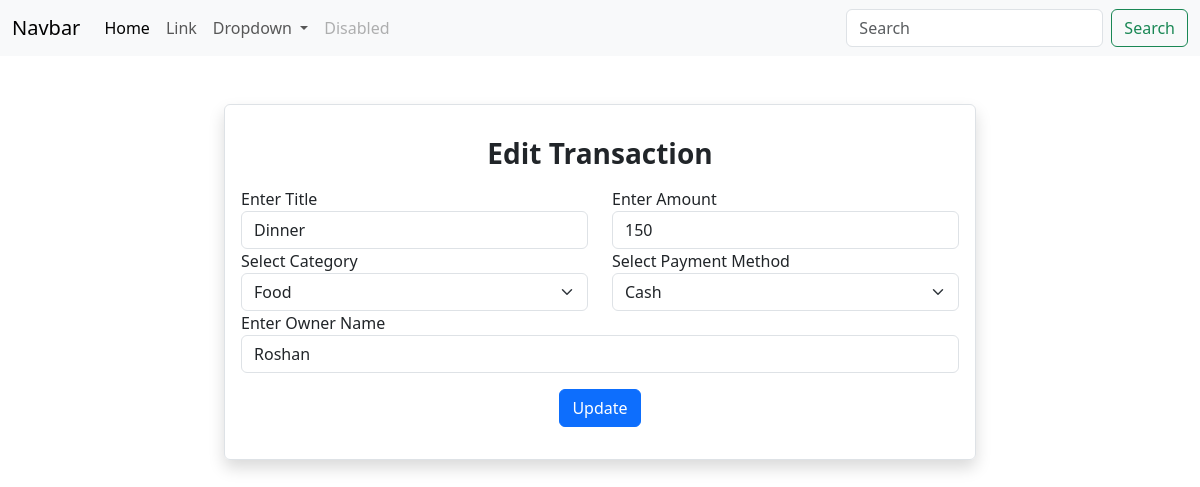
Page /transaction/2/change/ on the committed database.
### myapp/models.py (models this page shows, shortened)
class Transactions(models.Model):
    title = models.CharField(max_length=50)
    amount = models.PositiveIntegerField()
    category_object = models.ForeignKey(Category,on_delete=models.CASCADE)
    payment_options = (
        ("cash","Cash"),
        ("upi","UPI"),
        ("card","Card")
    )
    payment_method = models.CharField(max_length=200,choices=payment_options,default="cash")
    created_date = models.DateTimeField(auto_now_add=True)
    user = models.CharField(max_length=200)

### myapp/views.py (the view, shortened to what this page needs)
# urls.py: path("transaction/<int:pk>/change/",views.TransactionUpdateView.as_view(),name="transaction-edit"),
class TransactionUpdateView(View):
    def get(self,request,*args,**kwargs):
        id = kwargs.get("pk")
        transaction_obj = Transactions.objects.get(id=id)
        form_instance = TransactionForm(instance=transaction_obj)
        return render(request,"transaction_edit.html",{"form":form_instance})

### myapp/forms.py
class TransactionForm(forms.ModelForm):
    class Meta:
        model = Transactions
        fields = ["title","amount","category_object","payment_method","user"]
        widgets = {
            "title":forms.TextInput(attrs={"class":"form-control"}),
            "amount":forms.NumberInput(attrs={"class":"form-control"}),
            "category_object":forms.Select(attrs={"class":"form-control form-select"}),
            "payment_method":forms.Select(attrs={"class":"form-control form-select"}),
            "user":forms.TextInput(attrs={"class":"form-control"})
        }

### myapp/models.py (called while the page is built)
    def __str__(self):
        return self.name

### myapp/templates/transaction_edit.html (shortened to what this page needs)
{%extends 'base.html'%}
{%block main_block%}
<div class="caontainer p-5">
    <div class="row">
        <div class="col-2"></div>
        <div class="col-8 p-3 border rounded shadow">
            <h3 class="text-center fw-bold my-3">Edit Transaction</h3>
            <form action="" method="post">
                <div class="row">
                    <div class="col-6">
                        <label for="">Enter Title</label>
                        {{form.title}}
                    </div>
                    <div class="col-6">
                        <label for="">Enter Amount</label>
                        {{form.amount}}
                    </div>
                </div>
                <div class="row">
                    <div class="col-6">
                        <label for="">Select Category</label>
                        {{form.category_object}}
                    </div>
                    <div class="col-6">
                        <label for="">Select Payment Method</label>
                        {{form.payment_method}}
                    </div>
                </div>
                <div class="row">
                    <div class="col-12">
                        <label for="">Enter Owner Name</label>
                        {{form.user}}
                    </div>
                </div>
                <button type="submit" class="btn btn-primary my-3 d-block mx-auto">Update</button>
            </form>
        </div>
        <div class="col-2"></div>
    </div>
</div>
{%endblock%}

### rows in the picture
Transactions: title "Dinner", amount "150", category_object "Food", payment_method "Cash", user "Roshan"
